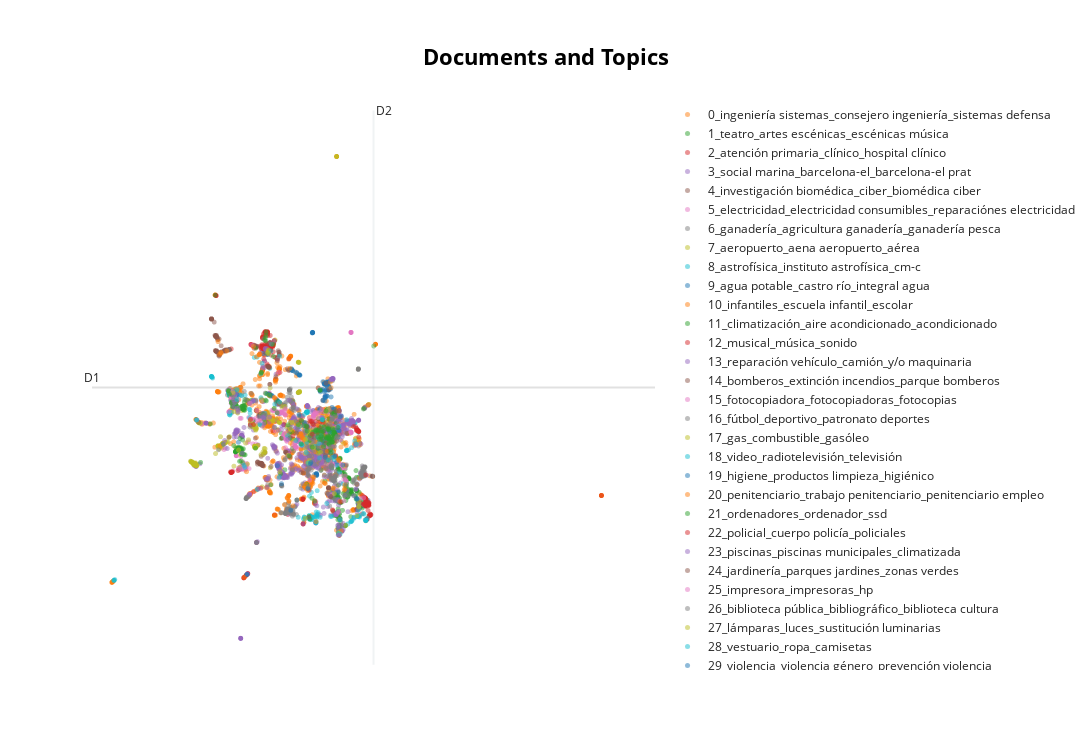

Source (notebook cell):
### Code cell
bertopic_model.visualize_documents(
    use_data,
    sample=0.01,
    hide_document_hover=False,
    hide_annotations=True,
)
